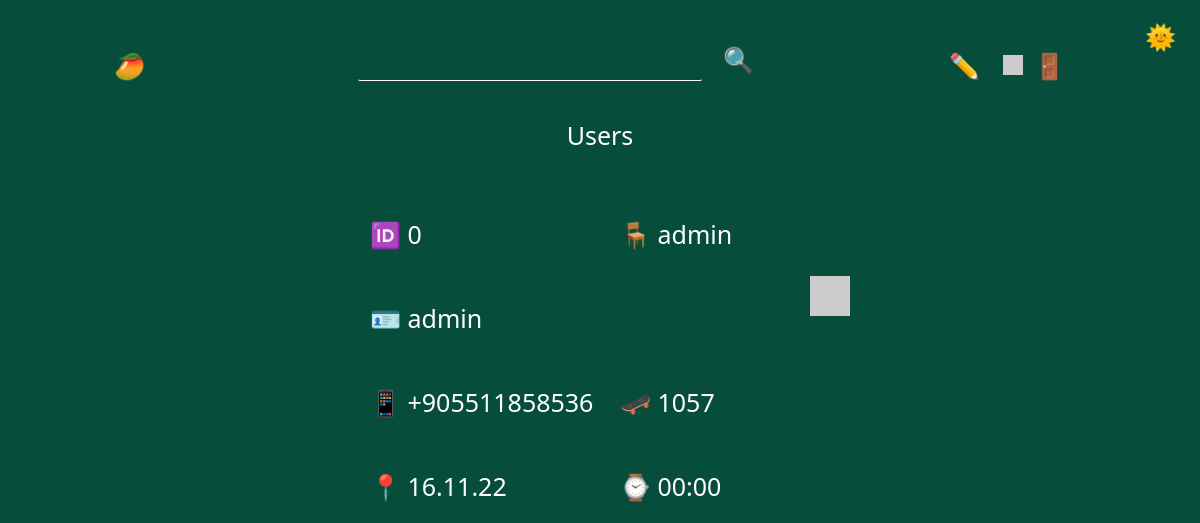
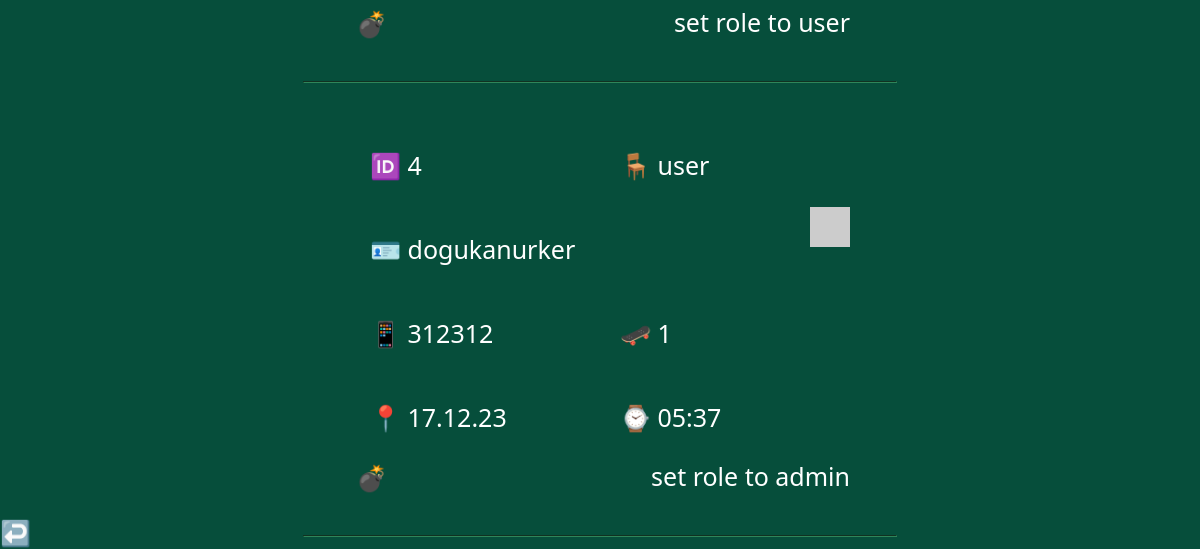
The page /adminpanel/users (signed in) on the database as committed earlier (2 pictures, top to bottom).
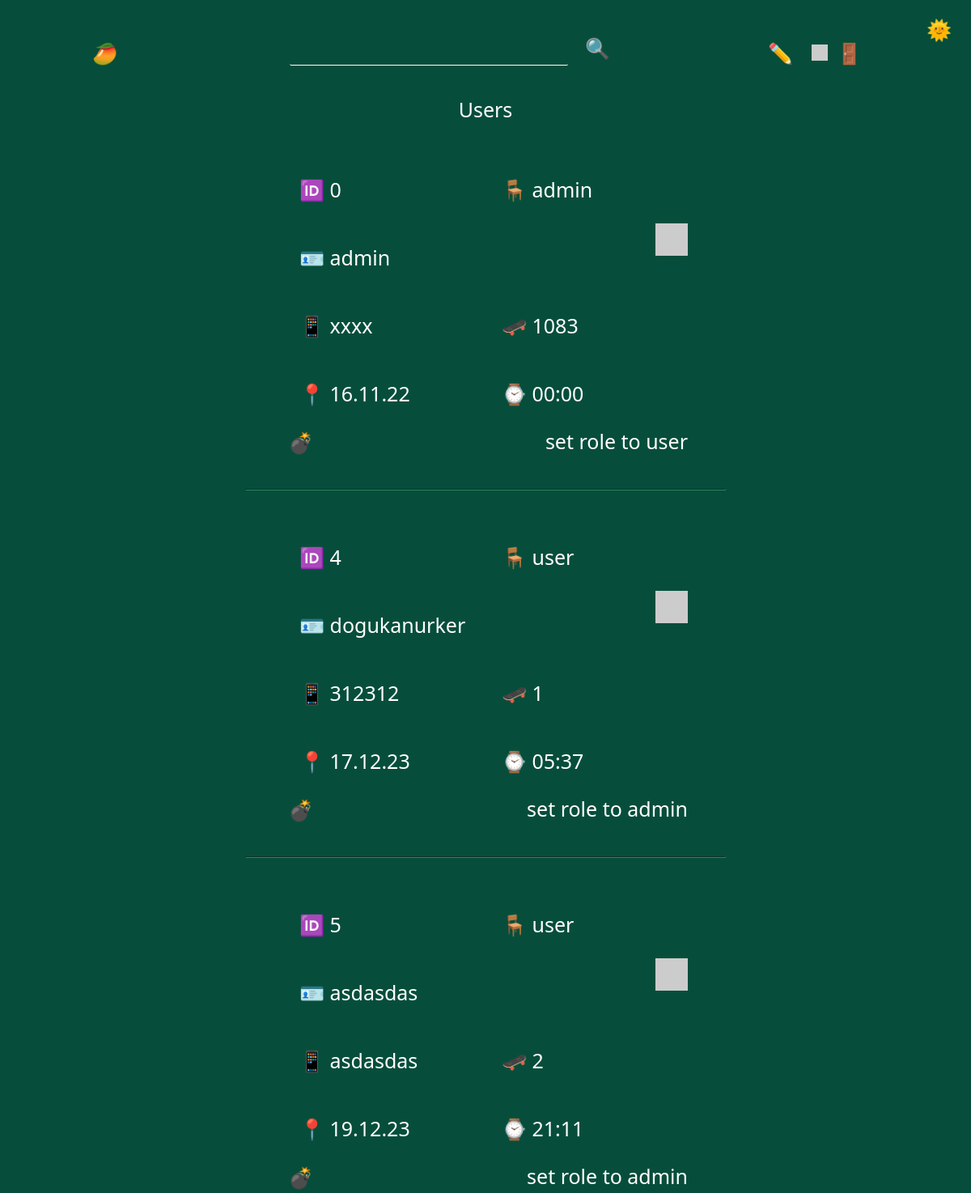
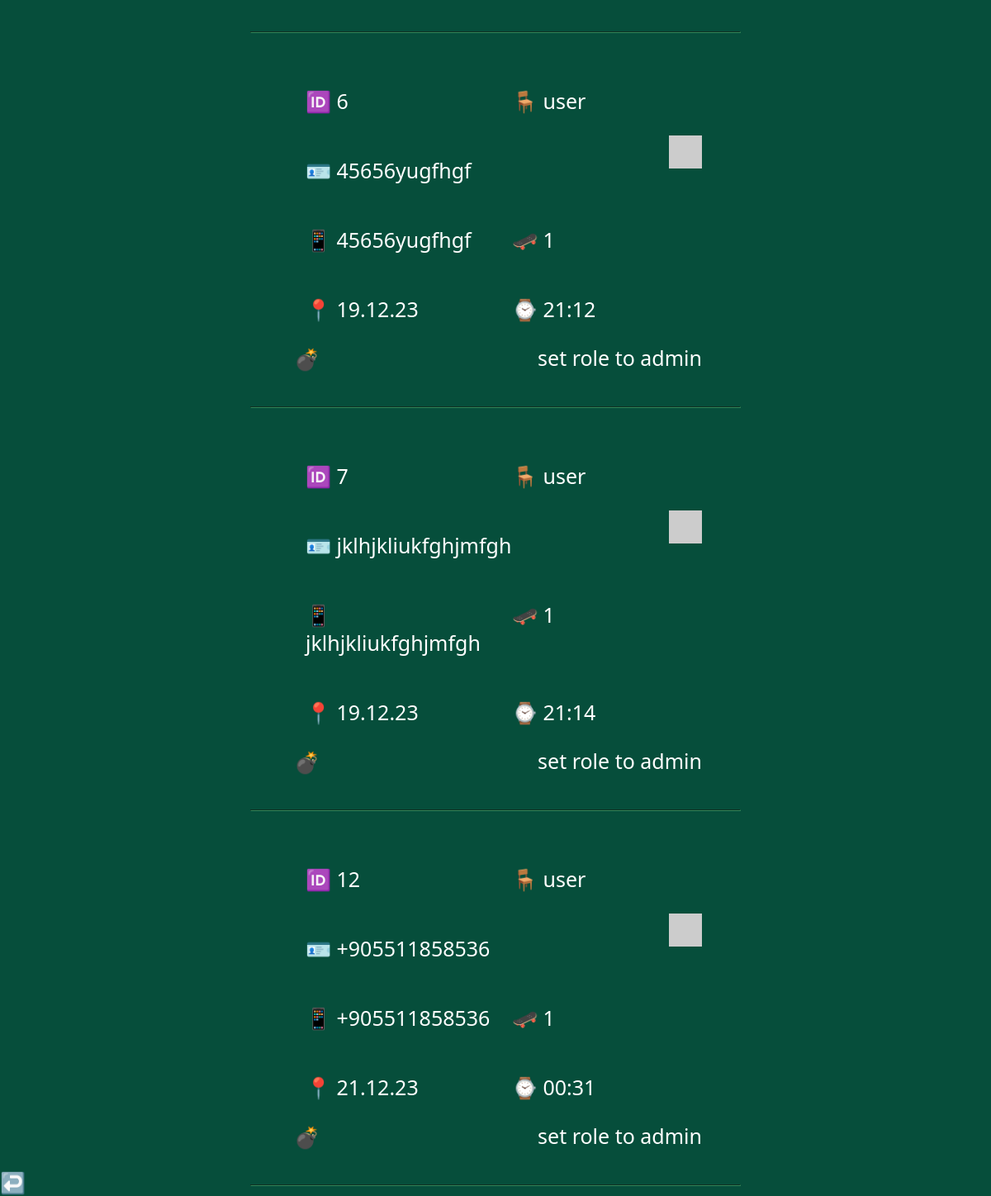
The same page on the database as committed later (2 pictures, top to bottom).
### tables this page shows
CREATE TABLE "Users" (
	"userID"	INTEGER NOT NULL UNIQUE,
	"userName"	TEXT UNIQUE,
	"number"	TEXT UNIQUE,
	"password"	TEXT,
	"profilePicture"	TEXT,
	"role"	TEXT,
	"points"	INTEGER,
	"creationDate"	TEXT,
	"creationTime"	TEXT,
	"isVerified"	TEXT DEFAULT 'False',
	PRIMARY KEY("userID" AUTOINCREMENT)
);

### routes/adminPanelUsers.py (the view)
@adminPanelUsersBlueprint.route("/admin/users", methods=["GET", "POST"])
@adminPanelUsersBlueprint.route("/adminpanel/users", methods=["GET", "POST"])
def adminPanelUsers():
    match "userName" in session:
        case True:
            connection = sqlite3.connect("db/users.db")
            cursor = connection.cursor()
            cursor.execute(
                f'select role from users where userName = "{session["userName"]}"'
            )
            role = cursor.fetchone()[0]
            if request.method == "POST":
                if "userDeleteButton" in request.form:
                    if request.form["userName"] != "admin":
                        deleteUser(request.form["userName"])
                    else:
                        flash("admin is bomb proof", "error")
            match role == "admin":
                case True:
                    connection = sqlite3.connect("db/users.db")
                    cursor = connection.cursor()
                    cursor.execute("select * from users")
                    users = cursor.fetchall()
                    return render_template(
                        "adminPanelUsers.html",
                        users=users,
                    )
                case False:
                    return redirect("/blog")
        case False:
            return redirect("/blog")

### app.py (called while the page is built)
@app.context_processor
def utility_processor():
    getProfilePicture
    return dict(getProfilePicture=getProfilePicture)

### helpers.py (called while the page is built)
def getProfilePicture(userName):
    connection = sqlite3.connect("db/users.db")
    cursor = connection.cursor()
    cursor.execute(
        f'select profilePicture from users where lower(userName) = "{userName.lower()}"'
    )
    return cursor.fetchone()[0]

### templates/adminPanelUsers.html (shortened to what this page needs)
{% extends 'layout.html'%} {%block head%}
<link
  rel="stylesheet"
  href="{{ url_for('static', filename='css/adminPanel.css') }}"
/>
{% endblock head %} {%block body%}
<div class="usersContainer">
  <h1 class="textCenter">Users</h1>
  {% for user in users %}
  <div class="userContainer">
    <section class="stats">
      <p>🆔 {{user[0]}}</p>
      <p>🪑 {{user[5]}}</p>
    </section>
    <section class="stats">
      <p>
        🪪
        <a href="/user/{{user[1].lower()}}" class="textPrimary">{{user[1]}}</a>
      </p>
      <img src="{{user[4]}}" alt="{{user[1]}}" class="picture" />
    </section>
    <section class="stats">
      <p>📱 {{user[2]}}</p>
      <p>🛹 {{user[6]}}</p>
    </section>
    <section class="stats">
      <p>📍 {{user[7]}}</p>
      <p>⌚ {{user[8]}}</p>
    </section>
    <section class="stats">
      <form method="post">
        <button
          type="submit"
          name="userDeleteButton"
          class="textPrimary deleteUserButton"
        >
          💣
        </button>
      </form>
      {% if user[5] == "admin" %}
      <a href="/setuserrole/{{user[1].lower()}}/user" class="textPrimary"
        >set role to user</a
      >
      {% else %}
      <a href="/setuserrole/{{user[1].lower()}}/admin" class="textPrimary"
        >set role to admin</a
      >
      {% endif %}
    </section>
  </div>
  <hr />
  {% endfor %}
</div>
<a href="/admin" class="btn btnLink textPrimary" id="btnAdminPanel">↩️</a>
{% endblock body %}

### templates/layout.html (shortened to what this page needs)
<!DOCTYPE html>
<html lang="en">
  <head>
    <link
      rel="stylesheet"
      href="{{ url_for('static', filename='css/general.css') }}"
    />
    {% block head %} {% endblock head %}
  </head>
  {% include 'changeTheme.html'%}
  <body>
    {% include 'navbar.html'%} {% include 'flash.html'%} {% block body %} {%
    endblock body %}
    <link
      href="https://cdn.jsdelivr.net/npm/summernote@0.8.18/dist/summernote-lite.min.css"
      rel="stylesheet"
    />
    <link
      rel="stylesheet"
      href="{{ url_for('static', filename='css/editor.css') }}"
    />
  </body>
</html>

### templates/changeTheme.html (shortened to what this page needs)
<link
  rel="stylesheet"
  href="{{ url_for('static', filename='css/changeTheme.css') }}"
/>
<section class="changeThemeContainer">
  <button class="changeTheme btn" onclick="toDark()">🌞</button>
</section>

### templates/navbar.html (shortened to what this page needs)
<link
  rel="stylesheet"
  href="{{ url_for('static', filename='css/navbar.css') }}"
/>
<div class="navbar">
  <a href="/" class="homepageurl"><p class="btn btnLink btnHome">🥭</p></a>
  <div class="searchBar">
    <input
      type="text"
      id="searchInput"
      class="input"
      autocomplete="off"
      placeholder=""
    /><button onclick="search()" class="btn">🔍</button>
  </div>
  {% if isHome %}
  <a href="/login/redirect=&"
    ><p class="btn btnLink btnHome" style="font-size: 3rem !important;">
      🥭
    </p></a
  >
  <style>
    .navbar {
      justify-content: space-around;
      margin-top: 1.25rem;
      width: 19.5%;
    }
    .btns,
    .homepageurl,
    .searchBar,
    .searchBarPage {
      display: none;
    }
  </style>
  {% else %}
  <div class="btns">
    {% if session["userName"] %}
    <a href="/createpost">
      <button class="btn btnLink">✏️</button>
    </a>
    <a href="/user/{{session['userName'].lower()}}">
      <div class="btn btnPrimary user">
        <img
          class="profilePicture"
          src="{{ getProfilePicture(session['userName']) }}"
        />
      </div>
    </a>
    <a href="/logout" title="logout">🚪</a>
    {% elif hideLogin %} {% elif hideSignUp %}
    <a href="/login/redirect=&"><button class="btn btnLink">🚪</button></a>
    {%else%}
    <a href="/login/redirect=&"><button class="btn btnLink">🚪</button></a>
    {% endif %}
  </div>
  {% endif %}
</div>

### templates/flash.html (shortened to what this page needs)
<link
  rel="stylesheet"
  href="{{ url_for('static', filename='css/flash.css') }}"
/>

### static/css/general.css (style rules this page uses)
:root { --themePrimary: #fff; --themeSecondary: #064e3b; --themeHelper: #f3f4f6; --primaryColor: #fff; --primaryHelper: #f3f4f6; }
hr { border-color: #2f855a !important; }
* { font-family: ui-sans-serif, system-ui, -apple-system, BlinkMacSystemFont, "Segoe UI", Roboto, "Helvetica Neue", Arial, "Noto Sans", sans-serif, "Apple Color Emoji", "Segoe UI Emoji", "Segoe UI Symbol", "Noto Color Emoji"; color: var(--themePrimary); font-size: 1.25rem !important; font-weight: 400 !important; }
html { font-size: 125% !important; }
body { background-color: var(--themeSecondary); }
a { text-decoration: none; user-select: none; }
button { background-color: transparent; border: 0; }
.input { margin-bottom: 1rem; border: 0px; height: 2rem; width: 17rem; text-align: center; display: block; color: var(--themePrimary); background-color: transparent; font-size: 1rem; border-bottom: 1px solid var(--themePrimary); transition: 0.4s; border-radius: 0.1rem; text-decoration: none; }
.btn { height: fit-content; width: fit-content; border-radius: 0.25rem; border: 0px; transition: 0.25s; font-weight: 500; cursor: pointer; font-size: 0.9rem; text-align: center; margin: 0rem 0.25rem; }
.btnLink, .btnPrimary { background-color: transparent; }
.textPrimary { color: var(--primaryColor); transition: 0.25s; }
.textCenter { text-align: center; }
#btnAdminPanel { position: fixed; bottom: 0px; left: 0px; }

### static/css/adminPanel.css (style rules this page uses)
a { margin-left: 0rem !important; }
section p { width: 50rem !important; }
hr { width: 50%; }
.deleteUserButton { font-size: 1rem; }
.deleteUserButton, .toPanel { cursor: pointer; }
.userContainer { display: block; text-align: center; border-radius: 0.5rem; width: fit-content; padding: 1rem; margin: 1rem auto 1rem auto; }
.userContainer .picture { width: 2rem; height: 2rem; }
.stats { display: flex; width: 25rem; justify-content: space-between; }
.stats p, .stats a { text-align: left; margin-left: 1rem; }

### static/css/changeTheme.css (style rules this page uses)
.changeThemeContainer { position: relative; user-select: none; }
.changeTheme { font-size: 1.7rem; position: absolute; top: 10px; right: 10px; margin: 0; }

### static/css/navbar.css (style rules this page uses)
.navbar { align-items: center; display: flex; width: 100%; justify-content: space-around; padding-top: 1rem; user-select: none; }
.btns { margin-right: 12rem; order: 5; }
.btnHome { margin-left: 12rem; order: 1; font-size: 2rem; font-weight: 550; }
.profilePicture { height: 1rem; width: 1rem; display: inline-block; }
.user { text-align: center; display: inline-block; height: fit-content; }
#searchInput { display: inline-block; margin-right: 0.5rem; }
.searchBar { padding-top: 0.5rem; }
@media (min-width: 1068px) and (max-width: 1600px) { .btnHome, .btns { margin-right: 2rem; } }
@media (min-width: 1068px) and (max-width: 1600px) { .btnHome { margin-left: 1rem; } }

Rows that differ between the two databases and show on the page:
changed Users "admin": number "+905511858536" → "xxxx"; points "1057" → "1083"
added Users: userID "5", role "user", userName "asdasdas", number "asdasdas", points "2", creationDate "19.12.23", creationTime "21:11"
added Users: userID "6", role "user", userName "45656yugfhgf", number "45656yugfhgf", points "1", creationDate "19.12.23", creationTime "21:12"
added Users: userID "7", role "user", userName "jklhjkliukfghjmfgh", number "jklhjkliukfghjmfgh", points "1", creationDate "19.12.23", creationTime "21:14"
added Users: userID "12", role "user", userName "+905511858536", number "+905511858536", points "1", creationDate "21.12.23", creationTime "00:31"
